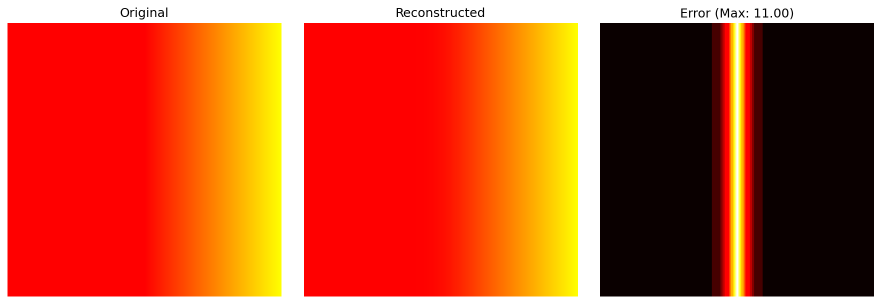
#> input picture hw2/reconstruction_test.png, 1762 x 608 px (shown at 1/2 size)
$ python -i laplacian_pyramid_fusion.py   (imports and definitions only)
#> lines starting #> are read from the running program, lines starting #| are printed output that depends on the picture
"""
基于拉普拉斯金字塔的图像融合
实现了拉普拉斯金字塔的构建、图像融合和重建
"""

import cv2
import numpy as np
import matplotlib.pyplot as plt
from typing import List, Tuple


class LaplacianPyramid:
    """拉普拉斯金字塔类"""

    def __init__(self, levels: int = 5):
        """
        初始化拉普拉斯金字塔

        Args:
            levels: 金字塔层数
        """
        self.levels = levels

    def build_gaussian_pyramid(self, image: np.ndarray) -> List[np.ndarray]:
        """
        构建高斯金字塔

        Args:
            image: 输入图像

        Returns:
            高斯金字塔列表，从原图到最小尺寸
        """
        gaussian_pyramid = [image]
        current_level = image.copy()

        for i in range(self.levels - 1):
            # 使用高斯模糊并下采样
            current_level = cv2.pyrDown(current_level)
            gaussian_pyramid.append(current_level)

        return gaussian_pyramid

    def build_laplacian_pyramid(self, image: np.ndarray) -> List[np.ndarray]:
        """
        构建拉普拉斯金字塔

        Args:
            image: 输入图像

        Returns:
            拉普拉斯金字塔列表
        """
        # 首先构建高斯金字塔
        gaussian_pyramid = self.build_gaussian_pyramid(image)
        laplacian_pyramid = []

        # 对每一层计算拉普拉斯图像
        for i in range(self.levels - 1):
            # 获取当前层和下一层（更小的层）
            current_level = gaussian_pyramid[i]
            next_level = gaussian_pyramid[i + 1]

            # 上采样下一层
            upsampled = cv2.pyrUp(next_level, dstsize=(current_level.shape[1], current_level.shape[0]))

            # 计算拉普拉斯图像（当前层 - 上采样的下一层）
            laplacian = cv2.subtract(current_level, upsampled)
            laplacian_pyramid.append(laplacian)

        # 最后一层（最小的高斯层）直接作为拉普拉斯金字塔的最后一层
        laplacian_pyramid.append(gaussian_pyramid[-1])

        return laplacian_pyramid

    # [135 lines left out: functions reconstruct_from_laplacian, blend_images, create_vertical_split_mask, create_horizontal_split_mask, create_circular_mask, not called in this run]


def visualize_pyramids(image: np.ndarray, levels: int = 5, title: str = "Pyramids"):
    """
    可视化高斯金字塔和拉普拉斯金字塔

    Args:
        image: 输入图像
        levels: 金字塔层数
        title: 标题
    """
    lp = LaplacianPyramid(levels=levels)

    # 构建金字塔
    gaussian_pyramid = lp.build_gaussian_pyramid(image)
    laplacian_pyramid = lp.build_laplacian_pyramid(image)

    # 可视化
    fig, axes = plt.subplots(2, levels, figsize=(15, 6))
    fig.suptitle(title)

    for i in range(levels):
        # 高斯金字塔
        if len(gaussian_pyramid[i].shape) == 3:
            axes[0, i].imshow(cv2.cvtColor(gaussian_pyramid[i], cv2.COLOR_BGR2RGB))
        else:
            axes[0, i].imshow(gaussian_pyramid[i], cmap='gray')
        axes[0, i].set_title(f'Gaussian L{i}')
        axes[0, i].axis('off')

        # 拉普拉斯金字塔（需要归一化显示）
        lap_img = laplacian_pyramid[i]
        lap_img_norm = cv2.normalize(lap_img, None, 0, 255, cv2.NORM_MINMAX).astype(np.uint8)

        if len(lap_img_norm.shape) == 3:
            axes[1, i].imshow(cv2.cvtColor(lap_img_norm, cv2.COLOR_BGR2RGB))
        else:
            axes[1, i].imshow(lap_img_norm, cmap='gray')
        axes[1, i].set_title(f'Laplacian L{i}')
        axes[1, i].axis('off')

    plt.tight_layout()
    plt.show()

>>> import cv2
>>> picture = cv2.imread('reconstruction_test.png')
#> picture is the input picture: shape (608, 1762, 3); mean B, G, R 41.3, 79.3, 194.5
>>> result = visualize_pyramids(picture)
#> the loop in build_gaussian_pyramid, `for i in range(self.levels - 1):` made 4 passes
#> pass 1, in build_gaussian_pyramid, `current_level = cv2.pyrDown(current_level)`:
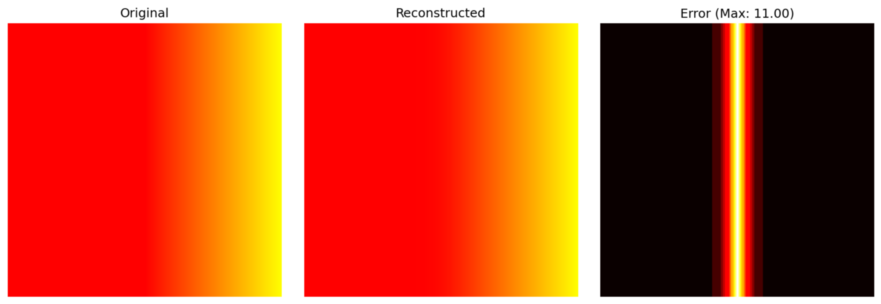
#> current_level: shape (304, 881, 3); mean B, G, R 41.3, 79.3, 194.5
#> after the loop in build_gaussian_pyramid, `for i in range(self.levels - 1):`:
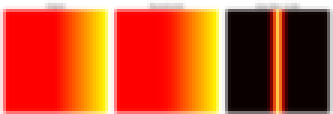
#> current_level: shape (38, 111, 3) (shown 3 times larger); mean B, G, R 42.7, 80.4, 194.8
#> after the loop in build_gaussian_pyramid, `for i in range(self.levels - 1):`: gaussian_pyramid = 5 items
#> the loop in build_laplacian_pyramid, `for i in range(self.levels - 1):` made 4 passes
#> pass 1, in build_laplacian_pyramid, `laplacian = cv2.subtract(current_level, upsampled)`:
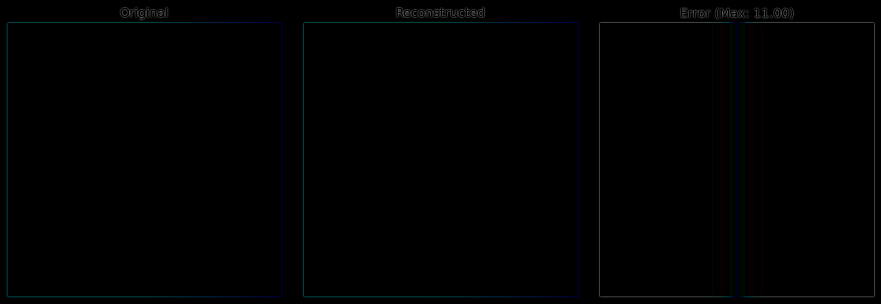
#> laplacian: shape (608, 1762, 3) (shown at 1/2 size); mean B, G, R 1.2, 1, 0.6
#> pass 2, in build_laplacian_pyramid, `upsampled = cv2.pyrUp(next_level, dstsize=(current_level.shape[1], cur..`:
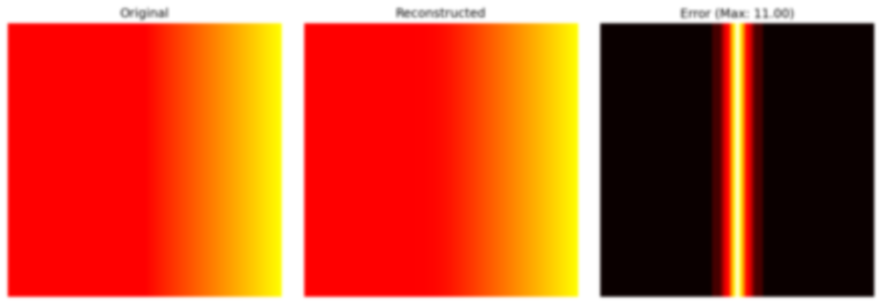
#> upsampled: shape (304, 881, 3); mean B, G, R 41.3, 79.4, 194.5
#> pass 2, in build_laplacian_pyramid, `laplacian = cv2.subtract(current_level, upsampled)`:
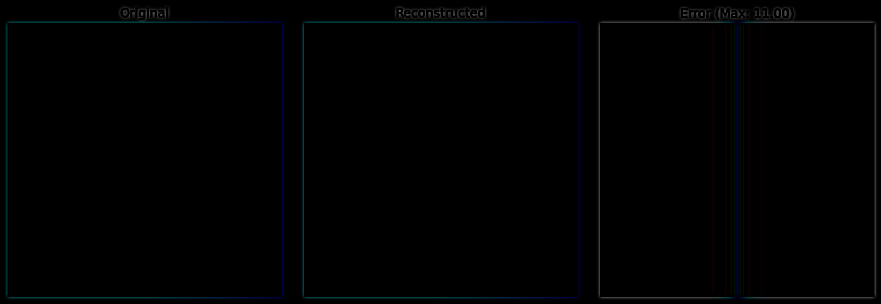
#> laplacian: shape (304, 881, 3); mean B, G, R 1.6, 1.3, 0.7
#> after the loop in build_laplacian_pyramid, `for i in range(self.levels - 1):`: laplacian_pyramid = 4 items
#> in visualize_pyramids, `laplacian_pyramid = lp.build_laplacian_pyramid(image)`: laplacian_pyramid = 5 items
#> the loop in visualize_pyramids, `for i in range(levels):` made 5 passes
#> pass 3, in visualize_pyramids, `lap_img_norm = cv2.normalize(lap_img, None, 0, 255, cv2.NORM_MINMAX).a..`:
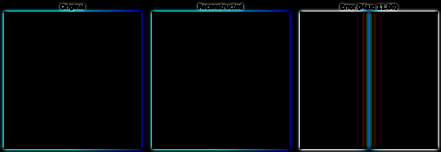
#> lap_img_norm: shape (152, 441, 3); mean of channels 0, 1, 2 9.9, 7.8, 3.9; drawn as B, G, R
#> in visualize_pyramids, `plt.show()`:
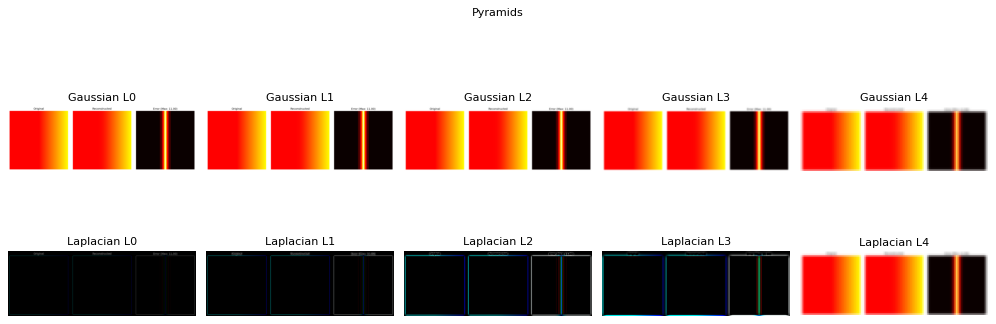
#> figure drawn by matplotlib, 10 panels

$ run again, on hw2/real_circular_panel.png
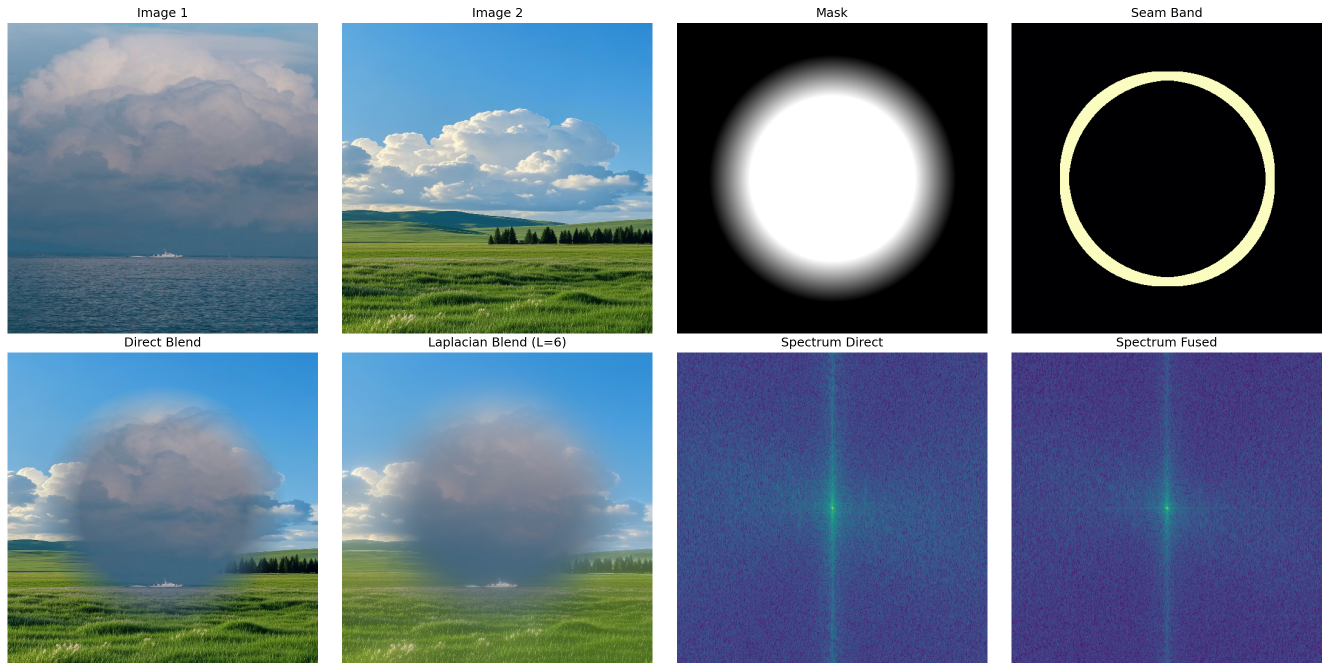
#> input picture hw2/real_circular_panel.png, 2659 x 1341 px (shown at 1/2 size)
#> picture is the input picture: shape (1341, 2659, 3); mean B, G, R 136.4, 119.8, 103.2
#> after the loop in build_gaussian_pyramid, `for i in range(self.levels - 1):`:
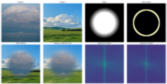
#> current_level: shape (84, 167, 3); mean B, G, R 137.2, 120.6, 104.2
#> after the loop in build_gaussian_pyramid, `for i in range(self.levels - 1):`: gaussian_pyramid = 5 items
#> after the loop in build_laplacian_pyramid, `for i in range(self.levels - 1):`: laplacian_pyramid = 4 items
#> in visualize_pyramids, `laplacian_pyramid = lp.build_laplacian_pyramid(image)`: laplacian_pyramid = 5 items
#> the loop in visualize_pyramids, `for i in range(levels):` made 5 passes
#> pass 3, in visualize_pyramids, `lap_img_norm = cv2.normalize(lap_img, None, 0, 255, cv2.NORM_MINMAX).a..`:
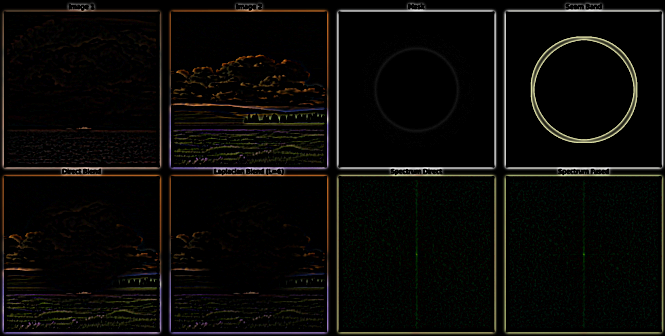
#> lap_img_norm: shape (336, 665, 3); mean of channels 0, 1, 2 7.9, 9.9, 10.8; drawn as B, G, R

$ run again, on hw2/real_gradient_panel.png
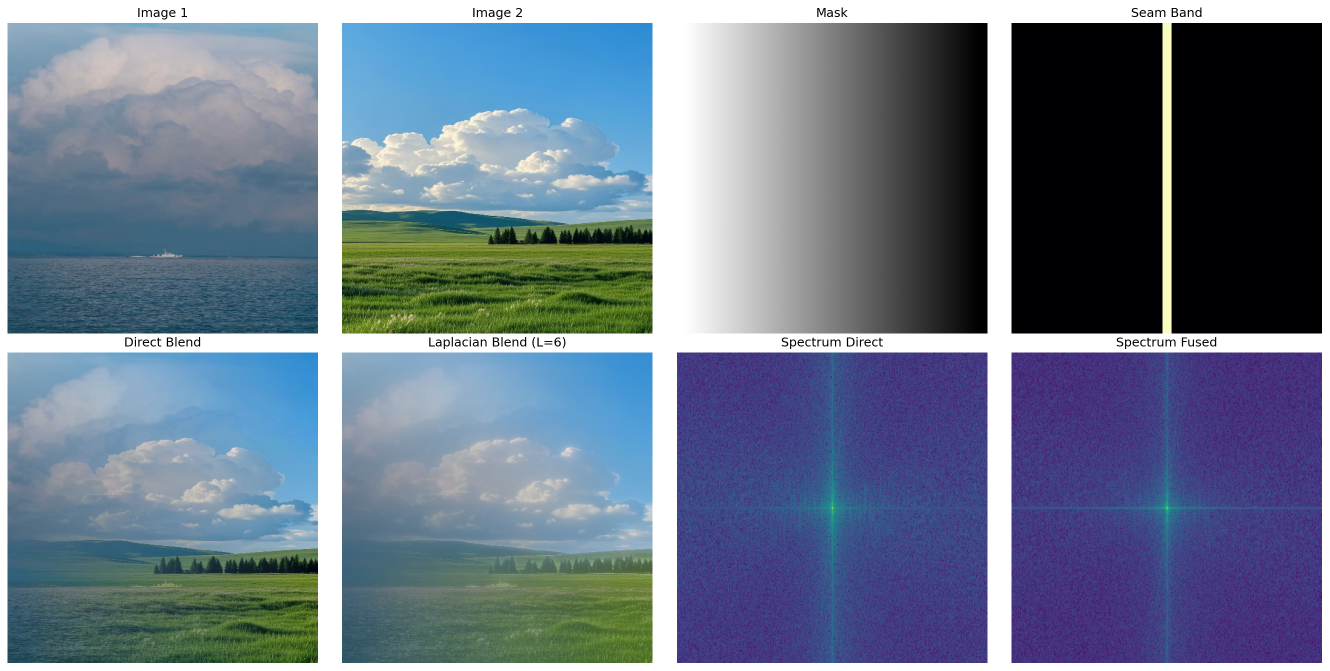
#> input picture hw2/real_gradient_panel.png, 2659 x 1341 px (shown at 1/2 size)
#> picture is the input picture: shape (1341, 2659, 3); mean B, G, R 140, 121, 107.7
#> after the loop in build_gaussian_pyramid, `for i in range(self.levels - 1):`:
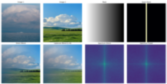
#> current_level: shape (84, 167, 3); mean B, G, R 140.7, 121.8, 108.6
#> after the loop in build_gaussian_pyramid, `for i in range(self.levels - 1):`: gaussian_pyramid = 5 items
#> after the loop in build_laplacian_pyramid, `for i in range(self.levels - 1):`: laplacian_pyramid = 4 items
#> in visualize_pyramids, `laplacian_pyramid = lp.build_laplacian_pyramid(image)`: laplacian_pyramid = 5 items
#> the loop in visualize_pyramids, `for i in range(levels):` made 5 passes
#> pass 3, in visualize_pyramids, `lap_img_norm = cv2.normalize(lap_img, None, 0, 255, cv2.NORM_MINMAX).a..`:
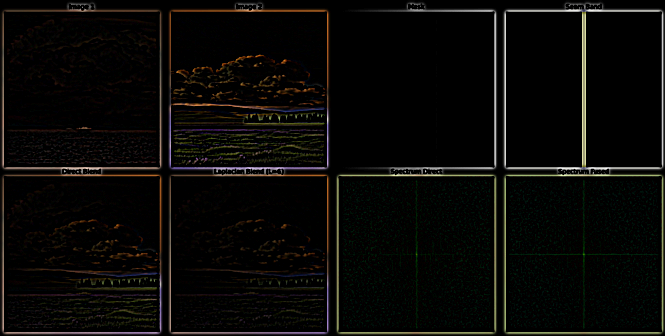
#> lap_img_norm: shape (336, 665, 3); mean of channels 0, 1, 2 7.2, 9.2, 10; drawn as B, G, R
